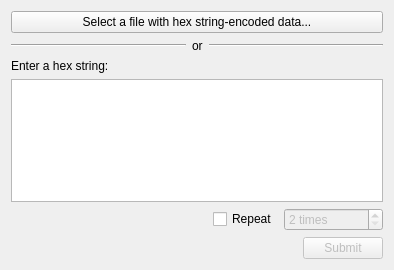
<?xml version="1.0" encoding="UTF-8"?>
<ui version="4.0">
 <class>HexStringImportForm</class>
 <widget class="QWidget" name="HexStringImportForm">
  <property name="geometry">
   <rect>
    <x>0</x>
    <y>0</y>
    <width>394</width>
    <height>270</height>
   </rect>
  </property>
  <property name="windowTitle">
   <string>Dialog</string>
  </property>
  <layout class="QVBoxLayout" name="verticalLayout">
   <item>
    <widget class="QPushButton" name="pb_selectFile">
     <property name="text">
      <string>Select a file with hex string-encoded data...</string>
     </property>
    </widget>
   </item>
   <item>
    <layout class="QHBoxLayout" name="horizontalLayout">
     <item>
      <widget class="Line" name="line">
       <property name="orientation">
        <enum>Qt::Horizontal</enum>
       </property>
      </widget>
     </item>
     <item>
      <widget class="QLabel" name="label_2">
       <property name="sizePolicy">
        <sizepolicy hsizetype="Fixed" vsizetype="Preferred">
         <horstretch>0</horstretch>
         <verstretch>0</verstretch>
        </sizepolicy>
       </property>
       <property name="text">
        <string>or</string>
       </property>
      </widget>
     </item>
     <item>
      <widget class="Line" name="line_2">
       <property name="orientation">
        <enum>Qt::Horizontal</enum>
       </property>
      </widget>
     </item>
    </layout>
   </item>
   <item>
    <widget class="QLabel" name="label_3">
     <property name="text">
      <string>Enter a hex string:</string>
     </property>
     <property name="buddy">
      <cstring>te_hexString</cstring>
     </property>
    </widget>
   </item>
   <item>
    <widget class="QPlainTextEdit" name="te_hexString"/>
   </item>
   <item>
    <layout class="QHBoxLayout" name="horizontalLayout_3">
     <item>
      <spacer name="horizontalSpacer_2">
       <property name="orientation">
        <enum>Qt::Horizontal</enum>
       </property>
       <property name="sizeHint" stdset="0">
        <size>
         <width>40</width>
         <height>20</height>
        </size>
       </property>
      </spacer>
     </item>
     <item>
      <widget class="QCheckBox" name="cb_repeat">
       <property name="layoutDirection">
        <enum>Qt::LeftToRight</enum>
       </property>
       <property name="text">
        <string>Repeat</string>
       </property>
      </widget>
     </item>
     <item>
      <widget class="QSpinBox" name="sb_repeats">
       <property name="enabled">
        <bool>false</bool>
       </property>
       <property name="suffix">
        <string> times</string>
       </property>
       <property name="minimum">
        <number>2</number>
       </property>
       <property name="maximum">
        <number>10000000</number>
       </property>
      </widget>
     </item>
    </layout>
   </item>
   <item>
    <layout class="QHBoxLayout" name="horizontalLayout_2">
     <item>
      <spacer name="horizontalSpacer">
       <property name="orientation">
        <enum>Qt::Horizontal</enum>
       </property>
       <property name="sizeHint" stdset="0">
        <size>
         <width>40</width>
         <height>20</height>
        </size>
       </property>
      </spacer>
     </item>
     <item>
      <widget class="QPushButton" name="pb_submitInput">
       <property name="enabled">
        <bool>false</bool>
       </property>
       <property name="text">
        <string>Submit</string>
       </property>
      </widget>
     </item>
    </layout>
   </item>
  </layout>
 </widget>
 <tabstops>
  <tabstop>pb_selectFile</tabstop>
  <tabstop>te_hexString</tabstop>
  <tabstop>pb_submitInput</tabstop>
 </tabstops>
 <resources/>
 <connections/>
</ui>
